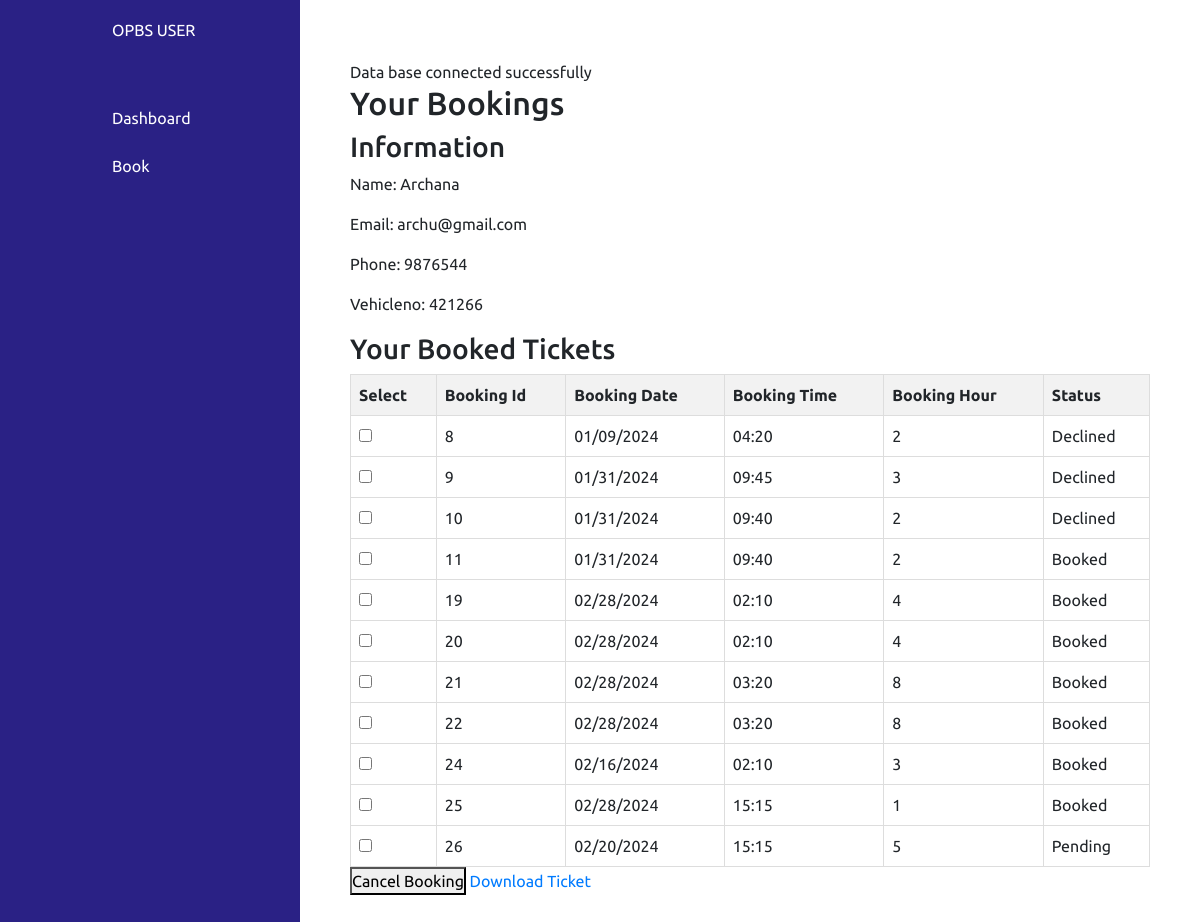
Page /user/userdashboard.php (signed in) on the committed database.
### tables this page shows
CREATE TABLE `register_user` (
  `id` int(11) NOT NULL,
  `uname` varchar(255) NOT NULL,
  `ulicenceno` varchar(255) NOT NULL,
  `uvehicleno` varchar(255) NOT NULL,
  `uemail` varchar(255) NOT NULL,
  `ucontact` int(11) NOT NULL,
  `upwd` varchar(255) NOT NULL
);

CREATE TABLE `bookslot` (
  `id` int(11) NOT NULL,
  `date` varchar(255) NOT NULL,
  `time` varchar(255) NOT NULL,
  `hours` int(11) NOT NULL,
  `status` varchar(255) NOT NULL DEFAULT 'pending' COMMENT 'Accepted =1 \r\nDeclined =0',
  `user_id` int(11) DEFAULT NULL
);

### user/userdashboard.php (the view, shortened to what this page needs)
<!DOCTYPE html>
<html lang="en">
<head>
    <link rel="stylesheet" href="assets/css/manageuser.css">
    <link rel="stylesheet" href="assets/css/adduser.css">
    <link href="https://cdn.jsdelivr.net/npm/bootstrap@5.3.0/dist/css/bootstrap.min.css" rel="stylesheet">
</head>
<body>
<div class="container1">
    <div class="navigation">
        <ul>
            <li>
                <a href="#">
                    <span class="icon">
                    </span>
                    <span class="title">OPBS USER</span>
                </a>
            </li>
            <li>
                <a href="#">
                    <span class="icon">
                    </span>
                    <span class="title">Dashboard</span>
                </a>
            </li>
            <li>
                <button onclick="showHideBook()">
                    <span class="icon">
                    </span>
                    <span class="title">Book</span>
                </button>
            </li>
        </ul>
    </div>
    <div class="main">
        <div class="slotdiv">
        <?php
include('config.php');
$user_id = $_SESSION['id'];
$query_user = "SELECT id, uname, uemail, ucontact, uvehicleno FROM register_user WHERE id = $user_id";
$result_user = mysqli_query($conn, $query_user);
$user_data = mysqli_fetch_assoc($result_user);
$query_bookings = "SELECT bookslot.id AS booking_id, register_user.id AS user_id, register_user.uname, register_user.uvehicleno, bookslot.date, bookslot.time, bookslot.hours, bookslot.status
                    FROM bookslot
                    INNER JOIN register_user ON bookslot.user_id = register_user.id
                    WHERE bookslot.user_id = $user_id";
$result_bookings = mysqli_query($conn, $query_bookings);
?>
<form method="POST" action="cancelbooking.php">
            <h2>Your Bookings</h2>
            <h3>Information</h3>
            <p>Name: <?php echo $user_data['uname']; ?></p>
            <p>Email: <?php echo $user_data['uemail']; ?></p>
            <p>Phone: <?php echo $user_data['ucontact']; ?></p>
            <p>Vehicleno: <?php echo $user_data['uvehicleno']; ?></p>
            <h3>Your Booked Tickets</h3>
            <table>
                <tr>
                <th>Select</th>
                <th> Booking Id</th>
                    <th>Booking Date</th>
                    <th>Booking Time</th>
                    <th>Booking Hour</th>
                    <th>Status</th>
                </tr>
                <?php
                while ($row = mysqli_fetch_assoc($result_bookings)) {
                ?>
                <tr>
            <td><input type='checkbox' name='id[]' value='" . $row['booking_id'] . "'></td>
            <td><?php echo $row['booking_id']; ?></td>
                    <td><?php echo $row['date']; ?></td>
                    <td><?php echo $row['time']; ?></td>
                    <td><?php echo $row['hours']; ?></td>
                    <td>
                        <?php
                            if (!is_null($row['status'])) {
                                if ($row['status'] == 1) {
                                    echo "Booked";
                                } elseif ($row['status'] == 0) {
                                    echo "Declined";
                                } else {
                                    echo "Pending";
                                }
                            } else {
                                echo "Pending";
                            }
                            ?> </td>
                </tr>
                <?php
                }
                ?>
        </table>
        <button type="submit" name="cancel_selected">Cancel Booking</button>
        <a href="pdf.php" target="_blank" class="download-button">Download Ticket</a>
        </div>
    </div>
</div>
</body>
</html>

### user/assets/css/manageuser.css (style rules this page uses)
* { font-family: "Ubuntu", sans-serif; margin: 0; padding: 0; box-sizing: border-box; }
:root { --blue: #2a2185; --white: #fff; --gray: #f5f5f5; --black1: #222; --black2: #999; }
body { min-height: 100vh; overflow-x: hidden; }
.container1 { position: relative; width: 100%; }
.navigation { position: fixed; width: 300px; height: 100%; background: var(--blue); border-left: 10px solid var(--blue); transition: 0.5s; overflow: hidden; }
.navigation ul { position: absolute; top: 0; left: 0; width: 100%; }
.navigation ul li { position: relative; width: 100%; list-style: none; border-top-left-radius: 30px; border-bottom-left-radius: 30px; }
.navigation ul li:nth-child(1) { margin-bottom: 40px; pointer-events: none; }
.navigation ul li a { position: relative; display: block; width: 100%; display: flex; text-decoration: none; color: var(--white); }
.navigation ul li a .icon { position: relative; display: block; min-width: 60px; height: 60px; line-height: 75px; text-align: center; }
.navigation ul li a .title { position: relative; display: block; padding: 0 10px; height: 60px; line-height: 60px; text-align: start; white-space: nowrap; }
.main { position: absolute; width: calc(100% - 300px); left: 300px; min-height: 100vh; background: var(--white); transition: 0.5s; margin-top: 30px; margin-right: 50px; }

### user/assets/css/adduser.css (style rules this page uses)
* { font-family: "Ubuntu", sans-serif; margin: 0; padding: 0; box-sizing: border-box; }
:root { --blue: #2a2185; --white: #fff; --gray: #f5f5f5; --black1: #222; --black2: #999; }
body { min-height: 100vh; overflow-x: hidden; }
.navigation { position: fixed; width: 300px; height: 100%; background: var(--blue); border-left: 10px solid var(--blue); transition: 0.5s; overflow: hidden; }
.navigation ul { position: absolute; top: 0; left: 0; width: 100%; }
.navigation ul li { position: relative; width: 100%; list-style: none; border-top-left-radius: 30px; border-bottom-left-radius: 30px; }
.navigation ul li:nth-child(1) { margin-bottom: 40px; pointer-events: none; }
.navigation ul li button { position: relative; display: block; width: 100%; display: flex; text-decoration: none; color: var(--white); outline: none; background: none; border: none; }
.navigation ul li button .icon { position: relative; display: block; min-width: 60px; height: 60px; line-height: 75px; text-align: center; }
.navigation ul li button .title { position: relative; display: block; padding: 0 10px; height: 60px; line-height: 60px; text-align: start; white-space: nowrap; }
a { height: 3rem; text-decoration: none; color: var(--white); }
.main { position: absolute; width: calc(100% - 300px); left: 300px; min-height: 100vh; background: var(--white); transition: 0.5s; margin-top:10px; padding:30px; }

### user/userdashboard.php (style rules this page uses)
.slotdiv { margin: 20px; }
table { width: 100%; border-collapse: collapse; }
th, td { border: 1px solid #ddd; padding: 8px; text-align: left; }
th { background-color: #f2f2f2; }
a { text-decoration: none; color: #007bff; }

### rows in the picture
register_user: uname "Archana", uemail "archu@gmail.com", ucontact "9876544", uvehicleno "421266"
bookslot: id "8", date "01/09/2024", time "04:20", hours "2", status "Declined"
bookslot: id "9", date "01/31/2024", time "09:45", hours "3", status "Declined"
bookslot: id "10", date "01/31/2024", time "09:40", hours "2", status "Declined"
bookslot: id "11", date "01/31/2024", time "09:40", hours "2", status "Booked"
bookslot: id "19", date "02/28/2024", time "02:10", hours "4", status "Booked"
bookslot: id "20", date "02/28/2024", time "02:10", hours "4", status "Booked"
bookslot: id "21", date "02/28/2024", time "03:20", hours "8", status "Booked"
bookslot: id "22", date "02/28/2024", time "03:20", hours "8", status "Booked"
bookslot: id "24", date "02/16/2024", time "02:10", hours "3", status "Booked"
bookslot: id "25", date "02/28/2024", time "15:15", hours "1", status "Booked"
bookslot: id "26", date "02/20/2024", time "15:15", hours "5", status "Pending"
